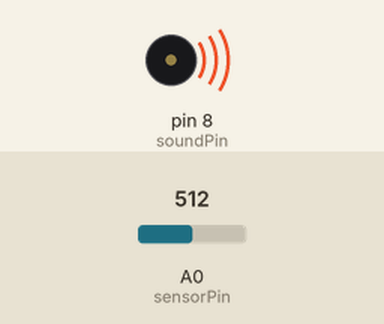
Bench run of a sketch on a simulated Arduino Uno, built with avr-gcc and run on an emulated ATmega328P. On the bench: buzzer (waves = sounding). Inputs (shaded band) come from the test bench; at power-on: A0 (sensorPin) = 512.

Above: at 1.2 s.
1.3 s: A0 (sensorPin) set to 0
At 2.4 s:
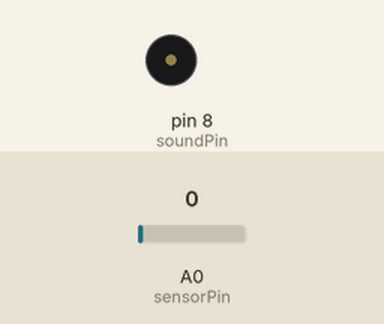
2.8 s: A0 (sensorPin) set to 122
At 3.5 s:
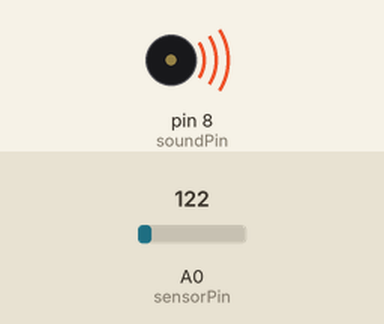
Timing chart, 0 to 5.8 s (numbered marks = the images above; inputs shaded):
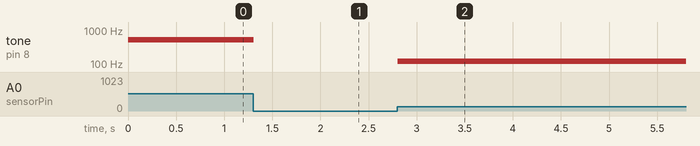

Measured:
- after the input at 1.3 s, tone on pin 8 (soundPin): 512 Hz → silent at once
- after the input at 2.8 s, tone on pin 8 (soundPin): silent → 122 Hz at once

The sketch:

tone_sensor.ino
```cpp
int soundPin = 8;
int sensorPin = A0;

void setup() {
  // put your setup code here, to run once:
  pinMode(soundPin, OUTPUT);
  pinMode(sensorPin, INPUT);
}

void loop() {
  // put your main code here, to run repeatedly:
  tone(soundPin, analogRead(sensorPin)); // updating the frequence to the new sensorreading
  delay(10);
}
```
